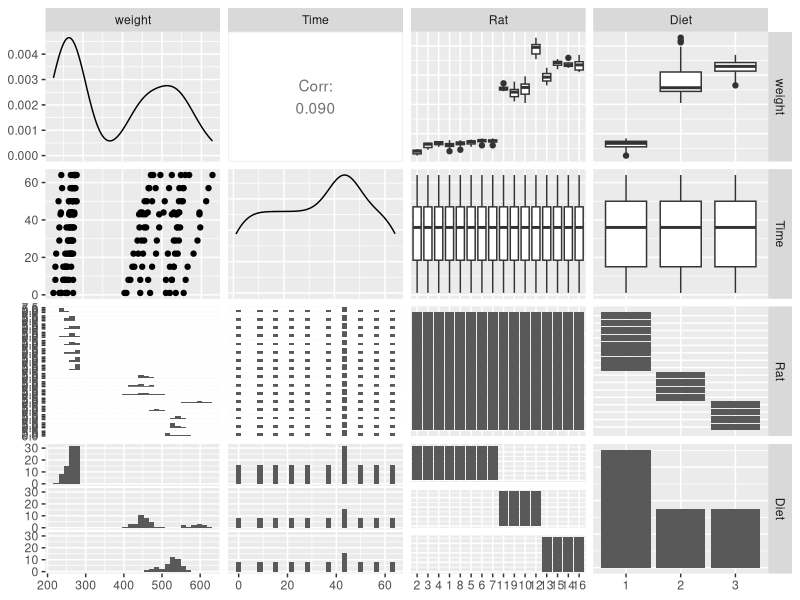
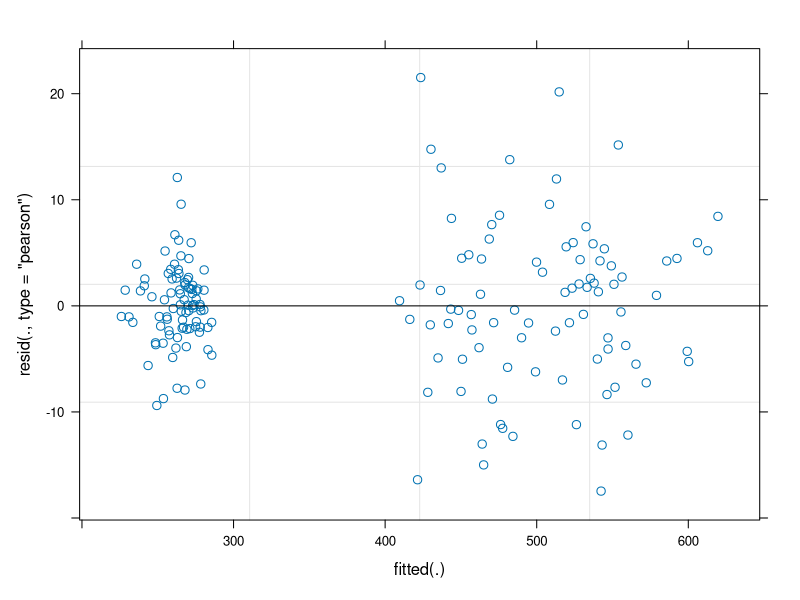
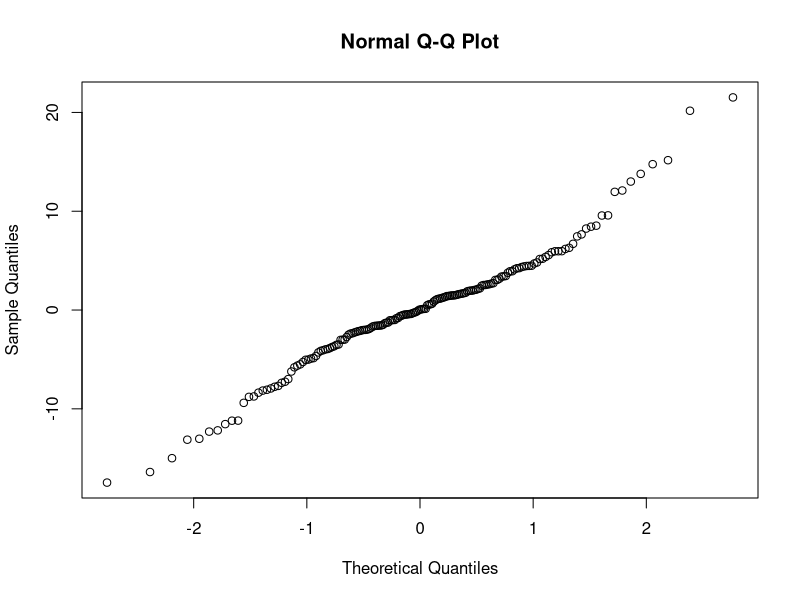
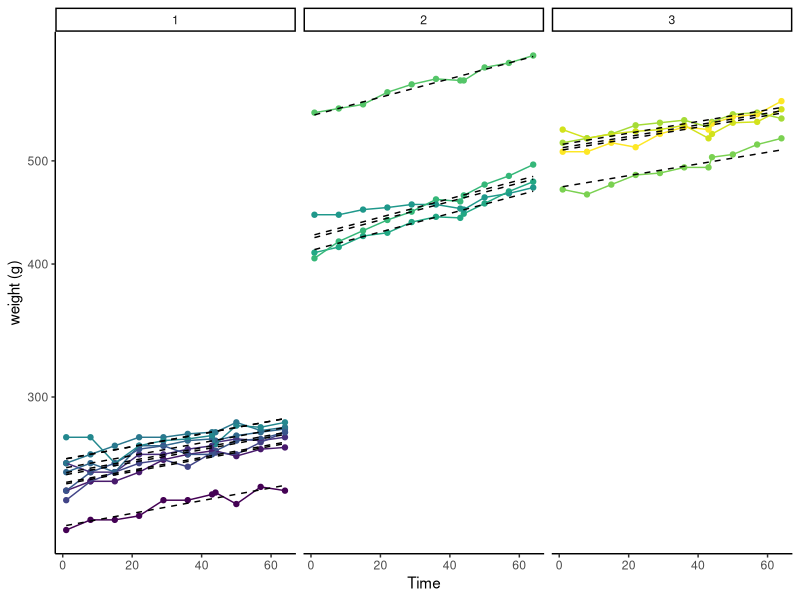
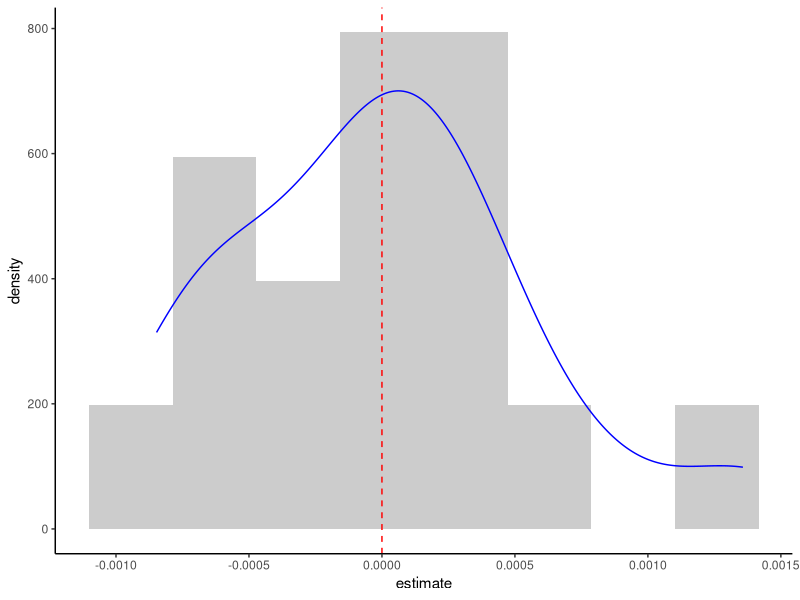
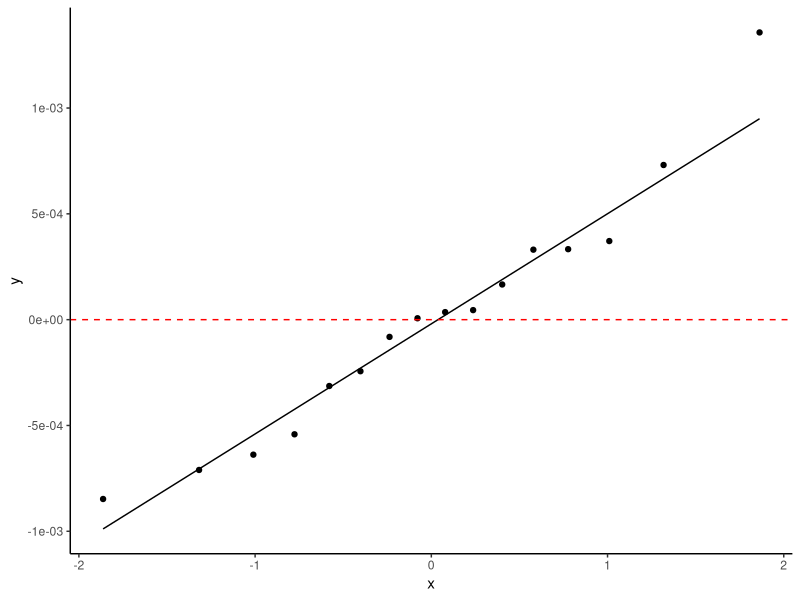
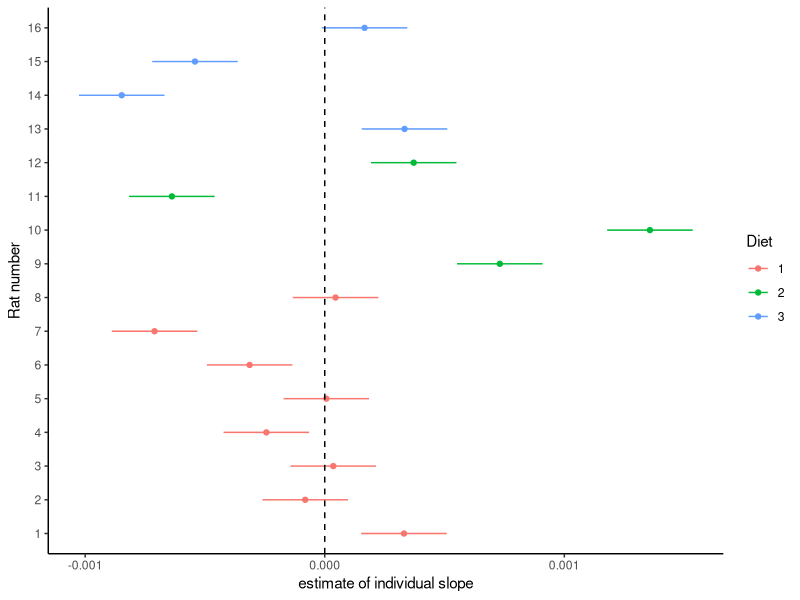

These charts were generated, in order, by the following R code:
## ---- chunk 1
library(tidyverse)
library(nlme)
library(lme4)
library(GGally)
library(broom.mixed)
## ---- chunk 2
BodyWeight |> 
  as_tibble()

#also look at the help file to see what the columns each mean
?BodyWeight
## ---- chunk 3
ggpairs(BodyWeight, cardinality_threshold = 16, bins = 50)
## ---- chunk 4

model1 <- lmer(weight ~ Time * Diet + (1|Rat), data = BodyWeight)
plot(model1)
qqnorm(resid(model1))

## ---- chunk 5
model2 <- lmer(log(weight) ~ Time * Diet + (1|Rat), data = BodyWeight)
## ---- chunk 6

BodyWeight |> 
  mutate(pred = predict(model2) |> exp()) |> 
  ggplot(aes(x = Time, y = weight, colour = Rat))+
  geom_point() +
  geom_line()+
  geom_line(aes(y = pred, group = Rat), colour = "black",linetype = 2)+
  scale_y_log10("weight (g)")+  
  facet_wrap(~Diet)+
  theme_classic() +
  guides(colour = "none")

## ---- chunk 7
model3 <- lmer(log(weight) ~ Time * Diet + (Time|Rat), data = BodyWeight)
## ---- chunk 8

model3a <- lmer(log(weight) ~ Time * Diet + (Time|Rat), data = BodyWeight, control = lmerControl(optimizer = "Nelder_Mead", optCtrl = list(maxfun = 1e7)))
## ---- chunk 9
model4 <- lmer(log(weight) ~ Time * Diet + (Time|Rat) + (1|Time), data = BodyWeight)
## ---- chunk 10
summary(model4)
## ---- chunk 11
model5 <- lmer(log(weight) ~ Time + Diet + (Time|Rat) + (1|Time), data = BodyWeight, control = lmerControl(optimizer = "Nelder_Mead", optCtrl = list(maxfun = 1e7)))
## ---- chunk 12
slope_effect <- tidy(model5, effects = "ran_vals") |> 
  filter(group == "Rat", term == "Time")

#plot out the distribution
slope_effect |> 
  ggplot(aes(x = estimate, after_stat(density)))+
  geom_histogram(bins = 8, fill = "grey80")+
  geom_density(colour = "blue")+
  geom_vline(xintercept = 0, colour = "red", linetype = 2)+
  theme_classic()

#use a quantile-quantile plot to get a clearer view of the normality
slope_effect |> 
  ggplot(aes(sample = estimate))+
  geom_qq() +
  geom_qq_line()+
  geom_hline(yintercept = 0, colour = "red", linetype = 2)+
  theme_classic()
## ---- chunk 13
#all rats have a first time point, so quick to just filter down to one time point and join to the random effects 

Diets_And_slopes <- BodyWeight |> 
  as_tibble() |> 
  filter(Time == 1) |>
  left_join(slope_effect, by = c("Rat" = "level"))

Diets_And_slopes |> 
  ggplot(aes(x = estimate, y = Rat |> as.numeric() |> factor(), colour = Diet))+
  geom_point()+
  geom_linerange(aes(xmin = estimate - std.error, xmax = estimate + std.error))+
  geom_vline(xintercept = 0,  linetype = 2)+
  scale_y_discrete("Rat number") +
  scale_x_continuous("estimate of individual slope") +
  theme_classic()
